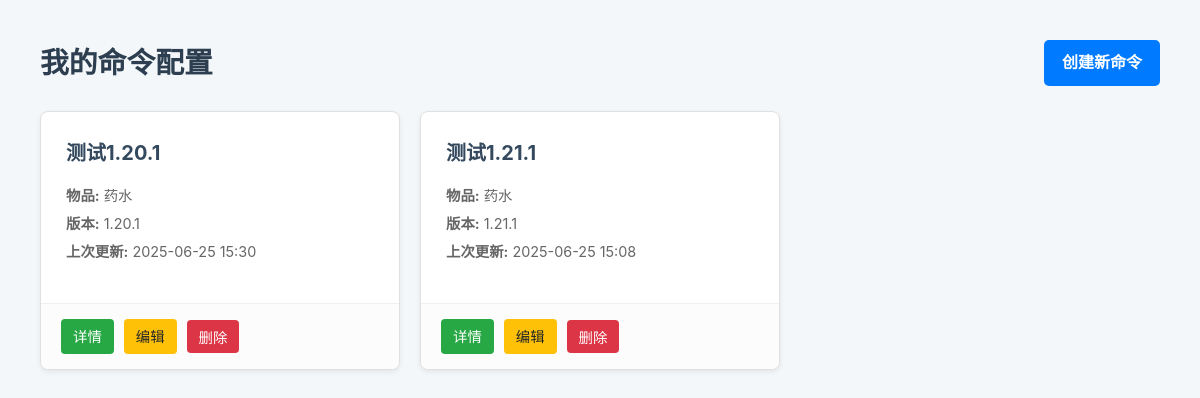
The app's page /MC_command/ (signed in), older data.
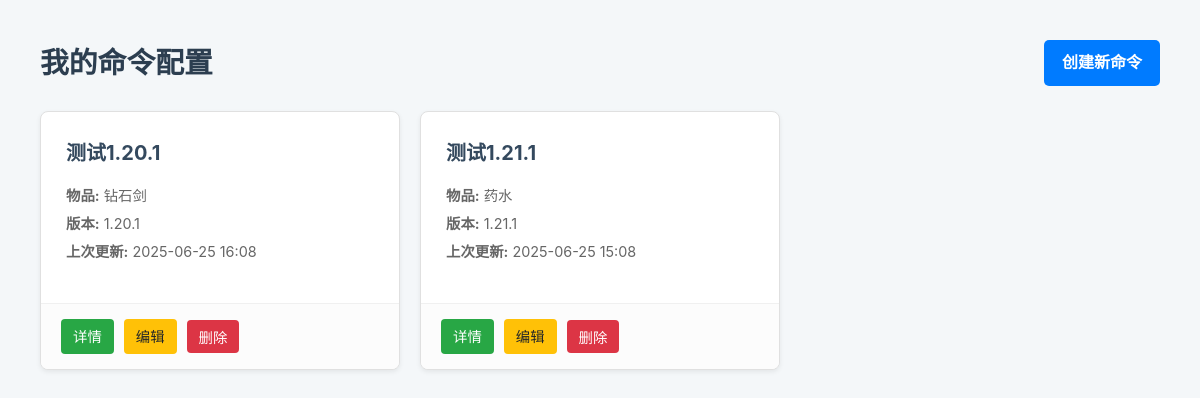
The same page, newer data.
### MC_command/models.py (models this page shows, shortened)
class GeneratedCommand(models.Model):
    user = models.ForeignKey(User, on_delete=models.CASCADE, related_name="commands")
    title = models.CharField(max_length=100, help_text="为这个命令配置起一个名字，方便查找")
    target_version = models.ForeignKey(MinecraftVersion, on_delete=models.PROTECT, help_text="命令生成的目标 Minecraft 版本")
    base_item = models.ForeignKey(BaseItem, on_delete=models.PROTECT, help_text="该命令的基础物品")
    custom_name = models.CharField(max_length=255, blank=True, null=True, help_text="物品在游戏中的自定义名称 (支持JSON文本)")
    lore = models.TextField(blank=True, null=True, help_text="物品的描述文字 (支持JSON文本), 每行用 \\n 分隔")
    count = models.PositiveIntegerField(default=1)
    created_at = models.DateTimeField(auto_now_add=True)
    updated_at = models.DateTimeField(auto_now=True)
    class Meta:
        verbose_name = "物品配置"
        verbose_name_plural = "<完整物品配置>"

class VersionedItem(models.Model):
    min_version = models.ForeignKey(
        MinecraftVersion, on_delete=models.PROTECT, related_name='+',
        blank=True, null=True, help_text="该项目有效的最低版本 (留空表示无限制)"
    )
    max_version = models.ForeignKey(
        MinecraftVersion, on_delete=models.PROTECT, related_name='+',
        blank=True, null=True, help_text="该项目有效的最高版本 (留空表示无限制)"
    )
    class Meta:
        abstract = True

class BaseItem(VersionedItem):
    item_id = models.CharField(max_length=100, help_text="Minecraft 的物品ID, 例如 'minecraft:diamond_sword'")
    name = models.CharField(max_length=100, help_text="人类可读的名称, 例如 'Diamond Sword'")
    item_type = models.CharField(
        max_length=50, help_text="物品类型, 例如 'all','spawn_egg','potion','written_book'等",
        choices=[
            ('all', '普通物品'),
            ('spawn_egg', '生成蛋'),
            ('potion', '药水(箭/食物)'),
            ('written_book', '成书'),
            ('firework', '烟花火箭'),
        ],default='all'
    )
    class Meta:
        verbose_name = "基础物品"
        verbose_name_plural = "基础物品"
        ordering = ['name']

class MinecraftVersion(models.Model):
    version_number = models.CharField(max_length=20, unique=True, help_text="例如 '1.20.1' 或 '1.21.4'")
    ordering_id = models.PositiveIntegerField(unique=True, help_text="用于排序和比较的版本整数ID, 例如 12001 代表 1.20.1")
    class Meta:
        ordering = ['ordering_id']
        verbose_name = "版本"
        verbose_name_plural = "[版本]"

### MC_command/views.py (the view)
# urls.py: path("", views.index, name="index"),
@login_required
def index(request):
    command_list = GeneratedCommand.objects.filter(user=request.user).order_by("-updated_at")
    context = {
        'command_list': command_list,
    }
    return render(request, 'MC_command/index.html', context)

### MC_command/templates/MC_command/index.html (shortened to what this page needs)
{% extends 'MC_command/base.html' %}
{% block content %}
    <div class="header">
        <h1>我的命令配置</h1>
        <a href="{% url 'MC_command:create' %}" class="btn">创建新命令</a>
    </div>
    <div class="card-grid">
        {% for command in command_list %}
            <div class="command-card">
                <div class="card-body">
                    <h3><a href="{% url 'MC_command:detail' command.id %}">{{ command.title }}</a></h3>
                    <div class="card-meta">
                        <span><strong>物品:</strong> {{ command.base_item.name }}</span>
                        <span><strong>版本:</strong> {{ command.target_version.version_number }}</span>
                        <span><strong>上次更新:</strong> {{ command.updated_at|date:"Y-m-d H:i" }}</span>
                    </div>
                </div>
                <div class="card-footer">
                    <a href="{% url 'MC_command:detail' command.id %}" class="action-btn btn-view">详情</a>
                    <a href="{% url 'MC_command:edit' command.id %}" class="action-btn btn-edit">编辑</a>
                    <form action="{% url 'MC_command:delete' command.id %}" method="post" onsubmit="return confirm('您确定要删除此配置吗？');" style="margin: 0;">
                        <button type="submit" class="action-btn btn-delete">删除</button>
                    </form>
                </div>
            </div>
        {% empty %}
            <div class="empty-state">
                <h2>列表为空</h2>
                <p>您还没有创建任何命令配置。点击右上角的“创建新命令”开始吧！</p>
            </div>
        {% endfor %}
    </div>
{% endblock %}

### MC_command/templates/MC_command/base.html (shortened to what this page needs)
<!DOCTYPE html>
<html lang="zh-CN">
<head>
    {% load static %}
    <link rel="stylesheet" href="{% static 'MC_command/style.css' %}">
</head>
<body>
    <div class="container">
        {% block content %}
        {% endblock %}
    </div>
</body>
</html>

### MC_command/static/MC_command/style.css (style rules this page uses)
body { font-family: -apple-system, BlinkMacSystemFont, "Segoe UI", Roboto, "Helvetica Neue", Arial, sans-serif; background-color: #f4f7f9; color: #333; margin: 0; padding: 20px; line-height: 1.6; }
.container { max-width: 1200px; margin: 0 auto; padding: 20px; }
.header { display: flex; justify-content: space-between; align-items: center; margin-bottom: 25px; }
.header h1 { margin: 0; color: #2c3e50; font-size: 1.8em; }
.btn { text-decoration: none; background-color: #007bff; color: white; padding: 10px 18px; border-radius: 5px; font-weight: bold; transition: background-color 0.2s; border: none; cursor: pointer; }
.card-grid { display: grid; grid-template-columns: repeat(auto-fill, minmax(300px, 1fr)); gap: 20px; }
.command-card { background-color: #fff; border: 1px solid #e0e0e0; border-radius: 8px; box-shadow: 0 2px 5px rgba(0, 0, 0, 0.07); overflow: hidden; display: flex; flex-direction: column; }
.card-body { padding: 20px; flex-grow: 1; }
.card-body h3 { margin-top: 0; margin-bottom: 15px; font-size: 1.25em; }
.card-body h3 a { text-decoration: none; color: #34495e; }
.card-meta { font-size: 0.9em; color: #666; margin-bottom: 15px; }
.card-meta span { display: block; margin-bottom: 5px; }
.card-footer { background-color: #fcfcfc; border-top: 1px solid #f0f0f0; padding: 15px 20px; display: flex; gap: 10px; align-items: center; }
.action-btn { text-decoration: none; color: #fff; padding: 6px 12px; border-radius: 4px; font-size: 0.9em; border: none; cursor: pointer; }
.btn-view { background-color: #28a745; }
.btn-edit { background-color: #ffc107; color: #212529; }
.btn-delete { background-color: #dc3545; border: none; font-family: inherit; font-size: 0.9em; cursor: pointer; }
.card-body { padding: 25px; }

Row changes from the older to the newer data that the page shows:
changed GeneratedCommand "测试1.20.1": base_item.name "药水" → "钻石剑"; updated_at "2025-06-25 15:30" → "2025-06-25 16:08"
